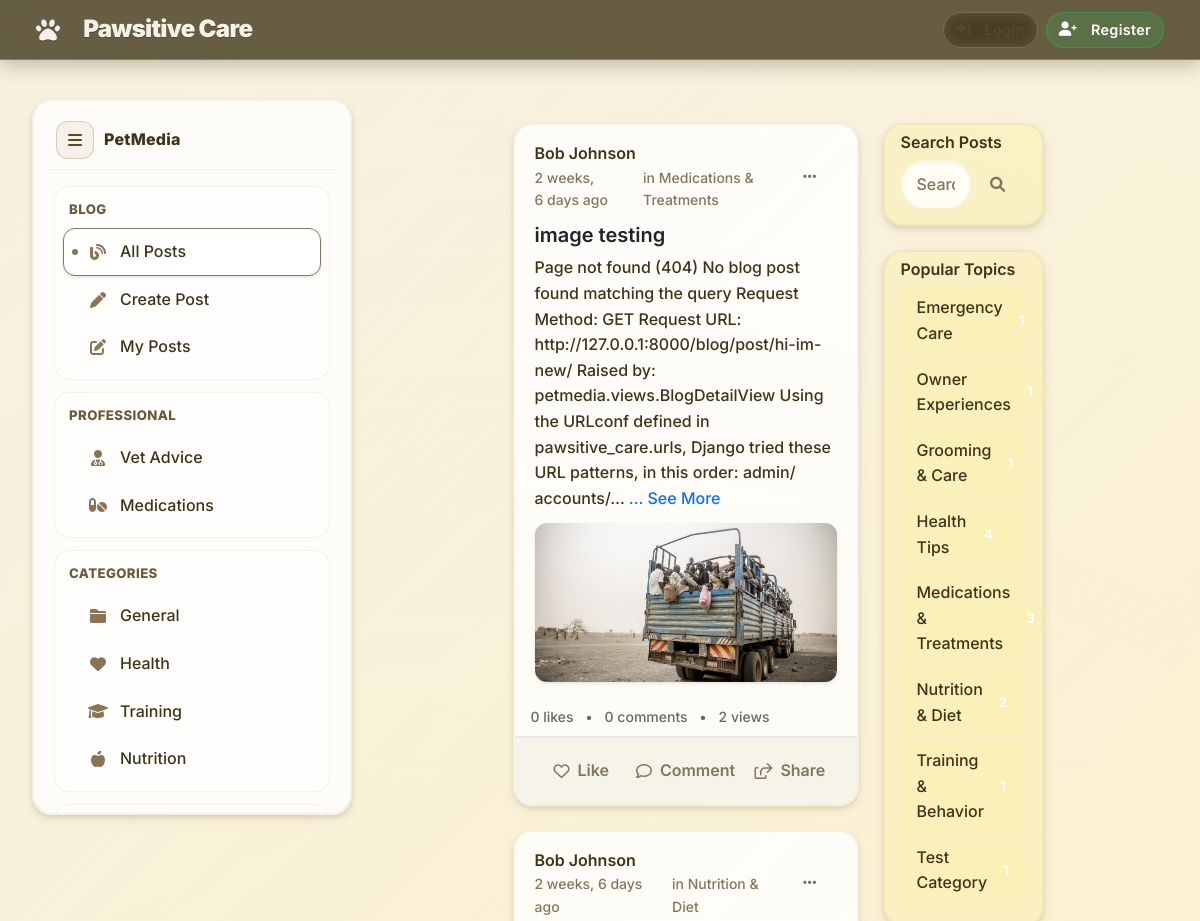
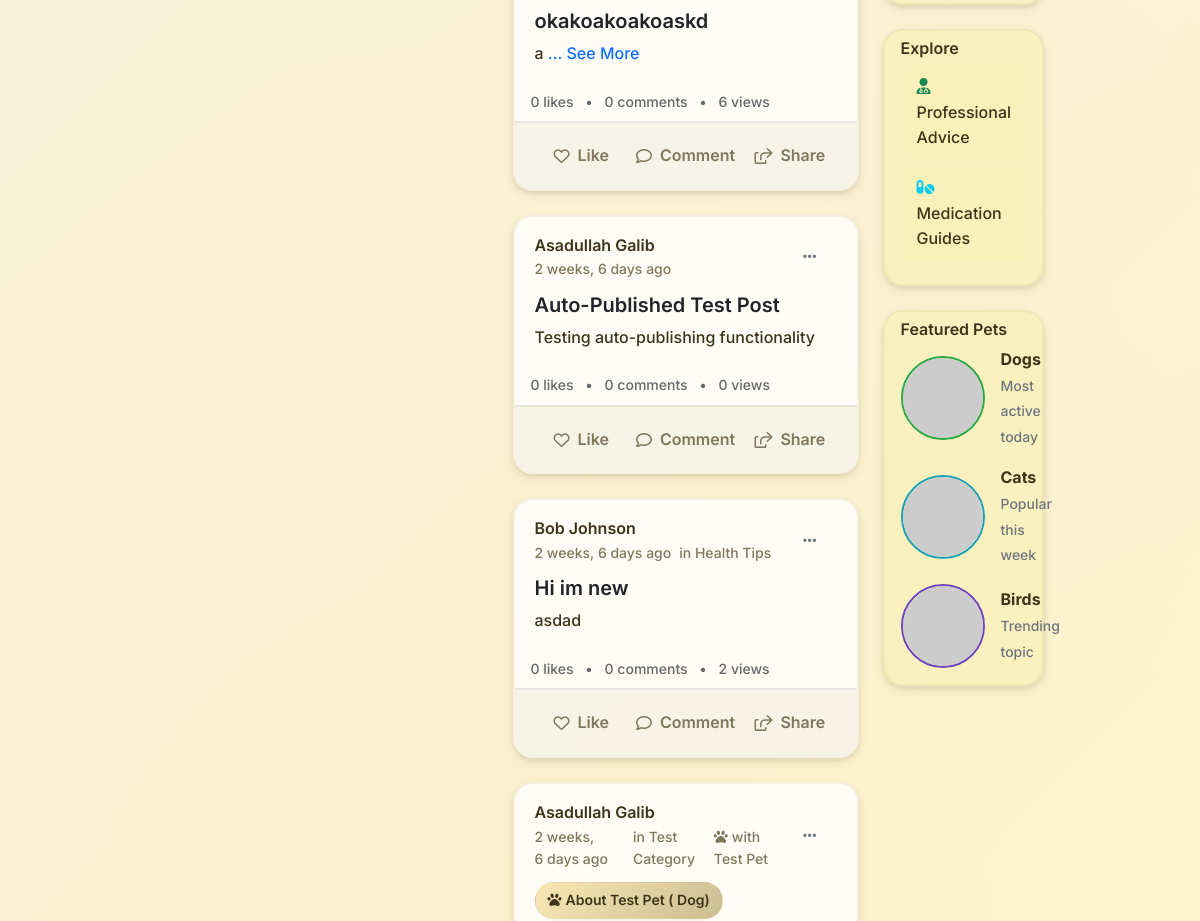
/blog/ (upper part), run on an earlier commit of the app's database (2 pictures, top to bottom).
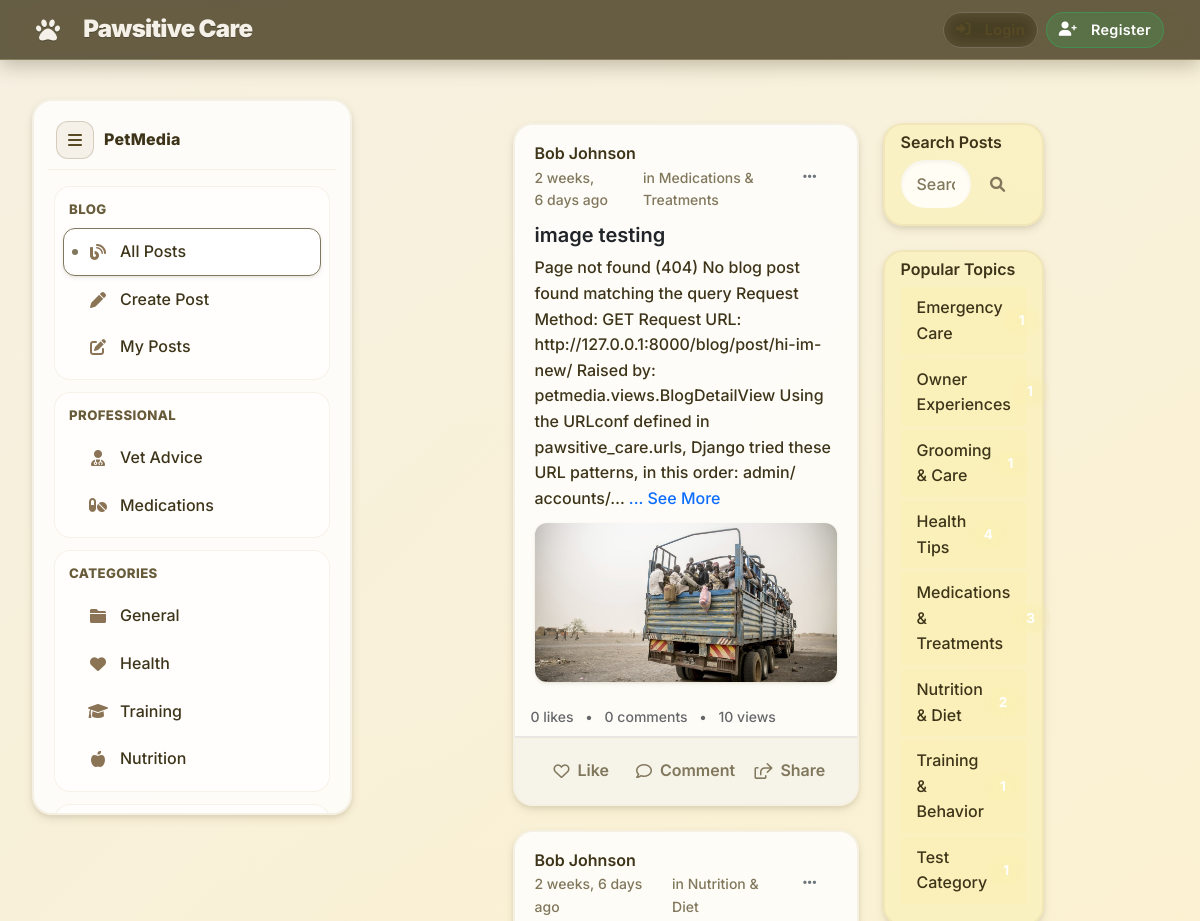
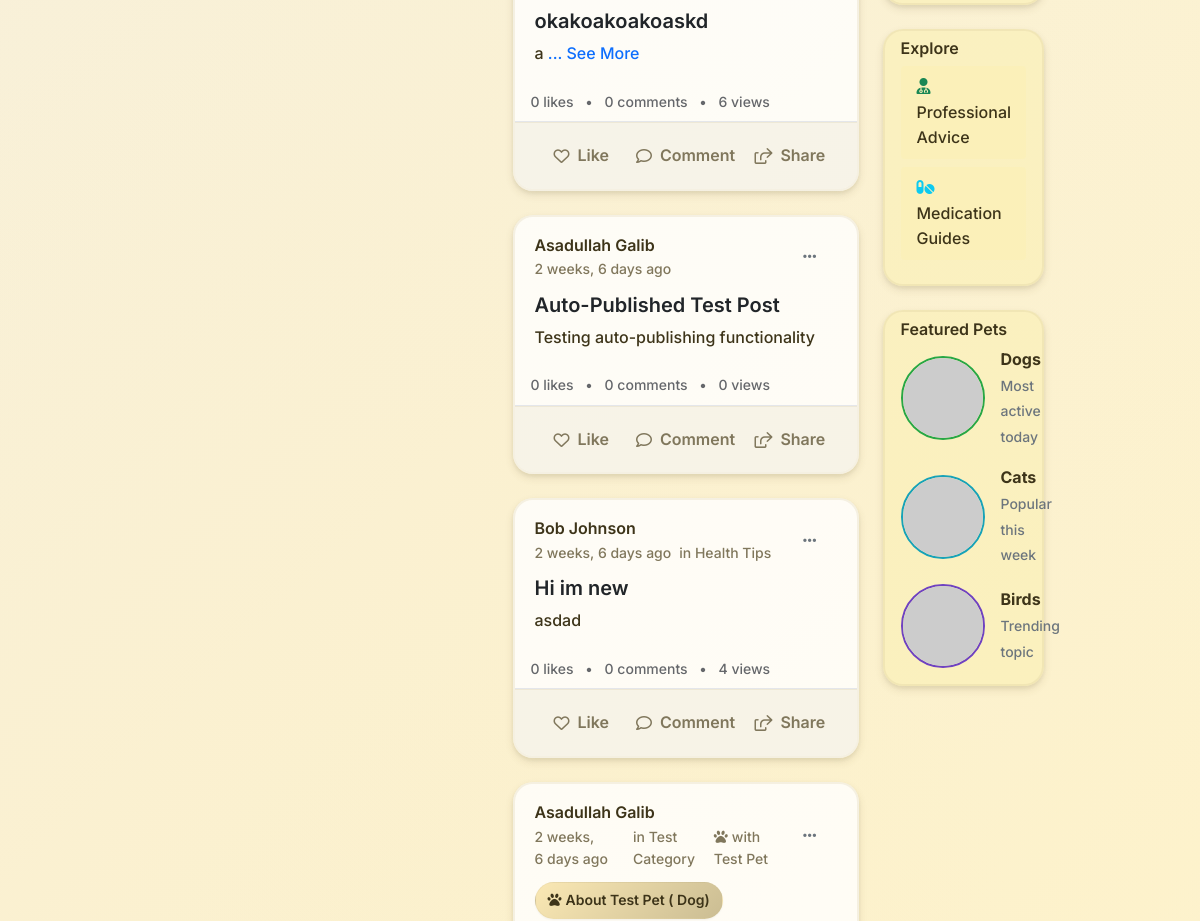
And on a later commit of the database (2 pictures, top to bottom).
### petmedia/models.py (models this page shows, shortened)
class BlogPost(models.Model):
    id = models.UUIDField(primary_key=True, default=uuid.uuid4, editable=False)
    title = models.CharField(
        max_length=200,
        validators=[MinLengthValidator(5)],
        help_text="Blog post title"
    )
    content = models.TextField(
        validators=[MinLengthValidator(50)],
        help_text="Full blog post content"
    )
    excerpt = models.TextField(
        max_length=300,
        help_text="Short excerpt for previews"
    )
    author = models.ForeignKey(User, on_delete=models.CASCADE, related_name='blog_posts')
    category = models.ForeignKey(BlogCategory, on_delete=models.SET_NULL, null=True)
    related_pet = models.ForeignKey(
        Pet,
        on_delete=models.SET_NULL,
        null=True,
        blank=True,
        help_text="Pet this post is about (optional)"
    )
    is_professional_advice = models.BooleanField(
        default=False,
        help_text="Is this professional veterinary advice?"
    )
    medical_disclaimer = models.TextField(
        blank=True,
        help_text="Medical disclaimer for professional posts"
    )
    medication_name = models.CharField(
        max_length=100,
        blank=True,
        help_text="Name of medication discussed"
    )
    dosage_info = models.TextField(
        blank=True,
        help_text="Dosage information (for reference only)"
    )
    side_effects = models.TextField(
        blank=True,
        help_text="Known side effects"
    )
    slug = models.SlugField(max_length=250, unique=True, blank=True)
    meta_description = models.CharField(max_length=160, blank=True)
    featured_image = models.ImageField(
        upload_to='blog_images/',
        blank=True,
        null=True
    )
    is_published = models.BooleanField(default=True)
    is_featured = models.BooleanField(default=False)
    views_count = models.PositiveIntegerField(default=0)
    likes_count = models.PositiveIntegerField(default=0)
    created_at = models.DateTimeField(auto_now_add=True)
    updated_at = models.DateTimeField(auto_now=True)
    published_at = models.DateTimeField(null=True, blank=True)
    class Meta:
        ordering = ['-created_at']

class BlogCategory(models.Model):
    MEDICATION = 'MEDICATION'
    HEALTH_TIPS = 'HEALTH_TIPS'
    NUTRITION = 'NUTRITION'
    TRAINING = 'TRAINING'
    GROOMING = 'GROOMING'
    EMERGENCY = 'EMERGENCY'
    EXPERIENCE = 'EXPERIENCE'
    CATEGORY_CHOICES = [
        (MEDICATION, 'Medications & Treatments'),
        (HEALTH_TIPS, 'Health Tips'),
        (NUTRITION, 'Nutrition & Diet'),
        (TRAINING, 'Training & Behavior'),
        (GROOMING, 'Grooming & Care'),
        (EMERGENCY, 'Emergency Care'),
        (EXPERIENCE, 'Owner Experiences'),
    ]
    name = models.CharField(max_length=20, choices=CATEGORY_CHOICES, unique=True)
    description = models.TextField(blank=True)
    icon = models.CharField(max_length=50, blank=True)
    is_active = models.BooleanField(default=True)
    created_at = models.DateTimeField(auto_now_add=True)
    def __str__(self):
        return self.get_name_display()
    class Meta:
        verbose_name_plural = "Blog Categories"

### accounts/models.py (models this page shows, shortened)
class CustomUser(AbstractUser):
    ROLE_CHOICES = [
        ('admin', 'Admin'),
        ('vet', 'Veterinarian'),
        ('staff', 'Staff'),
        ('client', 'Client'),
    ]
    phone = models.CharField(max_length=20, blank=False)
    address = models.TextField(blank=False)
    role = models.CharField(max_length=10, choices=ROLE_CHOICES, default='client')

### petmedia/views.py (the view)
# urls.py: path('', views.BlogListView.as_view(), name='blog_list'),
class BlogListView(ListView):
    model = BlogPost
    template_name = 'petmedia/blog_list.html'
    context_object_name = 'posts'
    paginate_by = 10
    def get_queryset(self):
        return repo_manager.posts.get_published().order_by('-created_at')
    def get_context_data(self, **kwargs):
        context = super().get_context_data(**kwargs)
        context['categories'] = repo_manager.categories.get_active_categories()
        context['featured_posts'] = repo_manager.posts.get_featured_posts()[:3]
        return context

### petmedia/context_processors.py (called while the page is built)
def recent_blog_posts(request):
    try:
        recent_posts = repo_manager.posts.get_recent_posts(limit=3)
        return {'recent_blog_posts': recent_posts}
    except Exception:
        return {'recent_blog_posts': []}

def blog_stats(request):
    try:
        if request.user.is_authenticated:
            user_posts_count = repo_manager.posts.get_by_author(request.user).count()
            return {'user_blog_posts_count': user_posts_count}
        return {'user_blog_posts_count': 0}
    except Exception:
        return {'user_blog_posts_count': 0}

### petmedia/patterns/repository.py (called while the page is built)
    def get_published(self) -> QuerySet['BlogPost']:
        return self.model.objects.filter(
            is_published=True,
            published_at__lte=timezone.now()
        ).select_related('author', 'category', 'related_pet')

    def get_recent_posts(self, limit: int = 10) -> QuerySet['BlogPost']:
        return self.model.objects.filter(
            is_published=True
        ).order_by('-created_at')[:limit].select_related('author', 'category', 'related_pet')

    def get_active_categories(self) -> QuerySet['BlogCategory']:
        return self.model.objects.filter(
            blogpost__is_published=True
        ).distinct()

### petmedia/templates/petmedia/blog_list.html (shortened to what the changed rows need)
{% extends 'accounts/base.html' %}
{% load static %}
{% block content %}
<div class="app-shell">
  <main class="app-main">
    <div class="container-fluid mt-4">
      <div class="row justify-content-center">
        <div class="col-lg-6 col-md-8">
          {% for post in posts %}
          <div class="social-post">
            <div class="post-header">
              <div class="d-flex align-items-center">
                <div class="flex-grow-1">
                  <div class="d-flex align-items-center">
                    <a href="#" class="post-author">
                      {{ post.author.get_full_name|default:post.author.username }}</a>
                  </div>
                  <div class="d-flex align-items-center">
                    <span class="post-timestamp">
                      {{ post.created_at|timesince }} ago</span>
                    {% if post.category %}
                    <span class="post-timestamp ms-2">in
                      {{ post.category }}</span>
                    {% endif %}
                  </div>
                </div>
                <div class="dropdown">
                  <button class="btn btn-link text-muted" type="button" data-bs-toggle="dropdown">
                    <i class="fas fa-ellipsis-h"></i>
                  </button>
                </div>
              </div>
            </div>
            <div class="post-content">
              <h5 class="post-title mb-2">
                <a href="{% url 'petmedia:blog_detail' slug=post.slug %}" class="text-decoration-none text-dark">
                  {{ post.title }}
                </a>
              </h5>
              <div class="post-text">
                {{ post.excerpt|default:post.content|truncatechars:300 }}
                {% if post.content|length > 300 %}
                <a href="{% url 'petmedia:blog_detail' slug=post.slug %}" class="text-primary text-decoration-none">... See More</a>
                {% endif %}
              </div>
              {% if post.featured_image %}
              <img src="{{ post.featured_image.url }}" alt="{{ post.title }}" class="post-image">
              {% endif %}
            </div>
            <div class="post-stats">
              <div class="d-flex justify-content-between align-items-center">
                <div>
                  <span id="like-count-{{ post.id }}">
                    {{ post.likes_count|default:0 }}</span> likes
                  <span class="mx-2">•</span>
                  <span>
                    {{ post.comments_count|default:0 }} comments</span>
                  <span class="mx-2">•</span>
                  <span>
                    {{ post.views_count }} views</span>
                </div>
              </div>
            </div>
            <div class="post-actions">
              <button class="action-btn like-btn" data-post-id="{{ post.id }}" data-liked="false">
                <i class="far fa-heart"></i>
                <span>Like</span>
              </button>
              <button class="action-btn" onclick="window.location.href='{% url 'petmedia:blog_detail' slug=post.slug %}#comments'">
                <i class="far fa-comment"></i>
                <span>Comment</span>
              </button>
              <button class="action-btn share-btn" data-post-url="{% url 'petmedia:blog_detail' slug=post.slug %}">
                <i class="far fa-share-square"></i>
                <span>Share</span>
              </button>
            </div>
          </div>
          {% endfor %}
        </div>
      </div>
  </main>
</div>
{% endblock %}

What changed in the data, as far as the page shows it:
changed BlogPost "image testing": views_count "2" → "10"
changed BlogPost "Hi im new": views_count "2" → "4"
